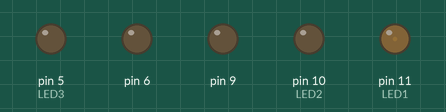
Bench run of a sketch on a simulated Arduino Uno, built with avr-gcc and run on an emulated ATmega328P. On the bench: output pins drawn as LEDs (lit = HIGH).

Above: at 0.15 s.
At 3.75 s:
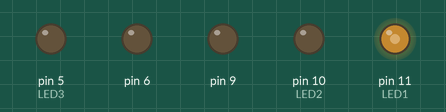
At 7.7 s:
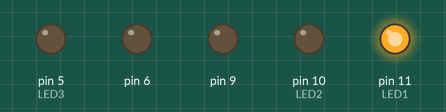
At 14.06 s:
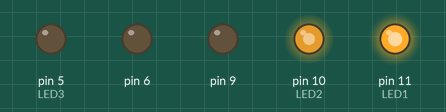
At 24.1 s:
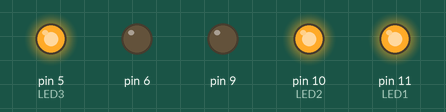
At 32.3 s:
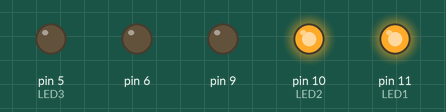
Timing chart, 0 to 40.0 s (numbered marks = the images above):
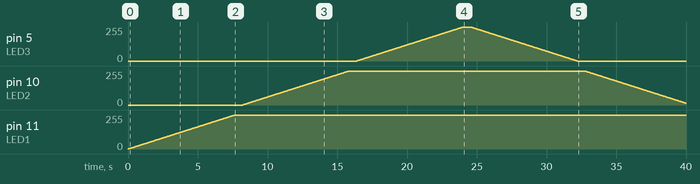

The sketch:

5.ino
```cpp
int LED1=11;
int LED2=10;
int LED3=5;


//int LED2gnd=9;
//int LED3gnd=6;


int i;

void setup()
{

 pinMode(LED1,OUTPUT);
  pinMode(LED2,OUTPUT);
  pinMode(LED3,OUTPUT);

pinMode(9,OUTPUT);
pinMode(6,OUTPUT);
}


void loop()
{
for(i=0;i<=255;i++)
{
  analogWrite(LED1,i);
  delay(30);
}
delay(500);


for(i=0;i<=255;i++)
{
  analogWrite(LED2,i);
  delay(30);
}
delay(500);

for(i=0;i<=255;i++)
{
  analogWrite(LED3,i);
  delay(30);
}
delay(500);


for(i=255;i>=0;i--)
{
  analogWrite(LED3,i);
  delay(30);

}
  delay(500);

  for(i=255;i>=0;i--)
{
  analogWrite(LED2,i);
  delay(30);

}
  delay(500);


for(i=255;i>=0;i--)
{
  analogWrite(LED1,i);
  delay(30);

}
  delay(500);


}
```

Measured:
- by itself, pin 5 (LED3): rises from 0/255 to 255/255 in 7.6 s, then falls to 0/255 in 8.2 s
- by itself, pin 10 (LED2): rises from 0/255 to 255/255 in 7.6 s, then falls to 13/255 in 24.2 s
- by itself, pin 11 (LED1): moves from 0/255 to 255/255 over 7.6 s
